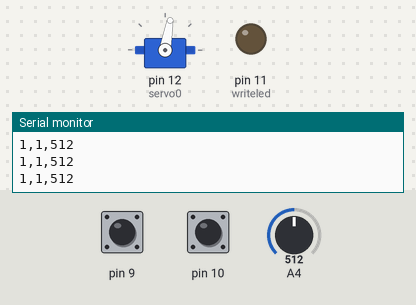
This sketch was run on a simulated Arduino Uno, built with avr-gcc and run on an emulated ATmega328P. Parts: servo, output pins drawn as LEDs (lit = HIGH), the last lines printed to the serial monitor. Inputs (shaded band) come from the test bench; at power-on: pin 9 HIGH, pin 10 HIGH, A4 = 512.

Above: at 1.2 s.
1.3 s: pin 9 pulled LOW for 0.15 s
At 1.7 s:
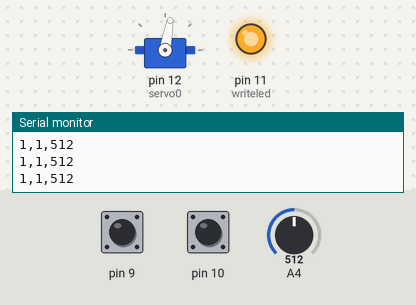
2.9 s: pin 10 pulled LOW for 0.15 s
At 2.99 s:
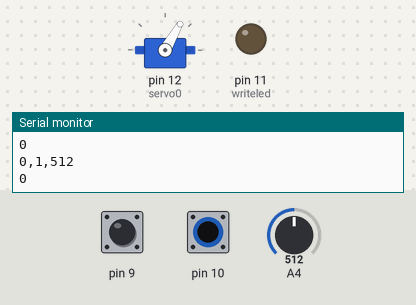
6.0 s: A4 set to 11
9.0 s: A4 set to 8
Timing chart, 0 to 12.0 s (numbered marks = the images above; inputs shaded):
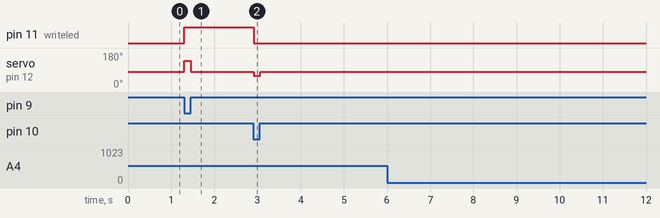

The sketch:

lift.ino
```cpp
#include <Servo.h>
Servo servo0;
void setup(){
 Serial.begin(9600);
 servo0.attach(12,950,2300);//1550;
 pinMode(A4,INPUT_PULLUP);
 pinMode(10,INPUT_PULLUP);
 pinMode(9,INPUT_PULLUP);
 pinMode(11,INPUT);
}
int r=1540;
char x;
void writeled(char val){
  if(val=='1'){
    pinMode(11,OUTPUT);
    digitalWrite(11,1);
    Serial.println(1);
  }
  else if(val=='0'){
    pinMode(11,OUTPUT);
    digitalWrite(11,0);
    Serial.println(0);
  }
  else if(val=='z')
    pinMode(11,INPUT);
  else return;
}
void ver1(){
  if(x=='u'){
    r+=100;
    x=' ';
    Serial.println(r);
  }
  if(x=='d'){
    r-=100;
    Serial.println(r);
    x=' ';
  }
  servo0.writeMicroseconds(r);
}
void ver2(){
  int Step=200;
  if(x=='u'){
    Serial.println('u');
    x=' ';
    servo0.writeMicroseconds(1700);
    delay(Step);
    servo0.writeMicroseconds(1540);
  }
  if(x=='d'){
    Serial.println('d');
    servo0.writeMicroseconds(1300);
    delay(Step);
    servo0.writeMicroseconds(1540);
    x=' ';
  }
}
void loop(){

  if(Serial.available()){
    x=Serial.read();
    Serial.println(x);

  }
  //ver1();
   if(!digitalRead(9)){
    servo0.writeMicroseconds(2000);
    writeled('1');
  }
  else if(!digitalRead(10)){

    servo0.writeMicroseconds(1400);
    writeled('0');
  }
  else {
    servo0.writeMicroseconds(1550);
    writeled('z');
  }

  Serial.print(digitalRead(10));
  Serial.print(',');
  Serial.print(digitalRead(9));
  Serial.print(',');
  Serial.println(analogRead(A4));
}
```

Measured:
- after the input at 1.3 s, pin 11 (writeled): LOW → HIGH at once; servo on pin 12 (servo0): 80° → 140° at once, → 80° 0.15 s later
- after the input at 2.9 s, pin 11 (writeled): HIGH → LOW at once; servo on pin 12 (servo0): 80° → 60° at once, → 80° 0.15 s later
